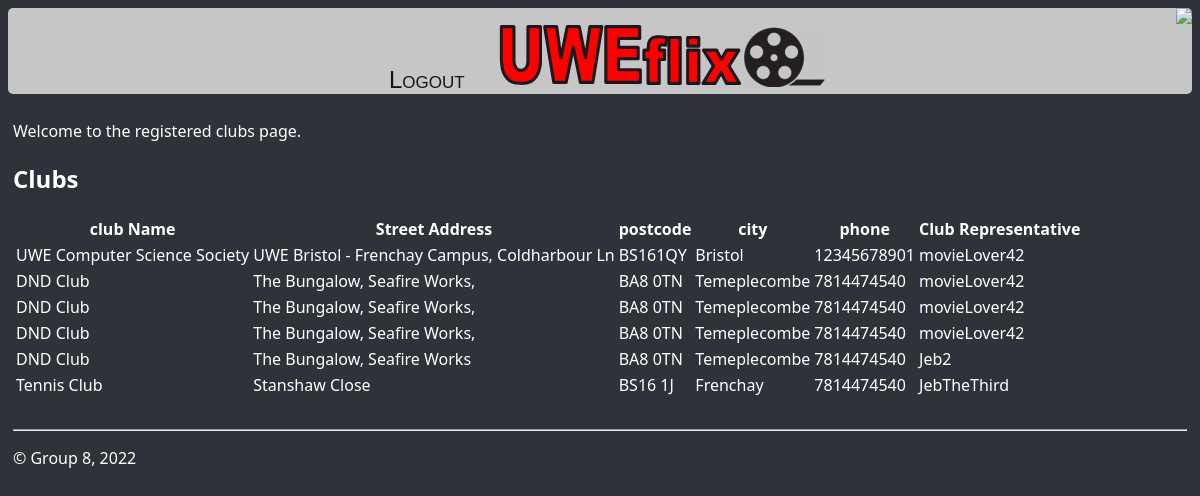
Page /clubs/ (signed in) on the committed database.
### uweflix/models.py (models this page shows, shortened)
class Club(models.Model):
    club_name = models.CharField(max_length=50)
    street_address = models.CharField(max_length=100)
    postcode = models.CharField(max_length=7)
    city = models.CharField(max_length=20)
    phone = models.IntegerField()
    landline = models.IntegerField(null=True, blank=True)
    account_id = models.ForeignKey(settings.AUTH_USER_MODEL, on_delete=models.CASCADE)
    token_id = models.ForeignKey(Token, on_delete=models.CASCADE, null=True, blank=True)

class Account(AbstractUser):
    is_cinema_admin = models.BooleanField(default=False)
    is_cinema_accounts = models.BooleanField(default=False)
    is_club = models.BooleanField(default=True)
    is_customer = models.BooleanField(default=True)

### uweflix/views.py (the view)
# urls.py: path("clubs/", views.displayGroups, name="Clubs"),
def displayGroups(request):
    allCustomers = Club.objects.all()
    return render(request, "uweflix/clubs.html", {"allClubs": allCustomers})

### uweflix/templates/uweflix/clubs.html (shortened to what this page needs)
{% extends "uweflix/layout.html" %}
{% block content %}
<p class="">Welcome to the registered clubs page.</p>
<h2>Clubs</h2>
<table>
    <tr>
      <th>club Name</th>
      <th>Street Address</th>
      <th>postcode</th>
      <th>city</th>
      <th>phone</th>
      <th>Club Representative</th>
    </tr>
    {% for clubs in allClubs %}
    <tr>
        <td>{{clubs.club_name}}</td>
        <td>{{clubs.street_address}}</td>
        <td>{{clubs.postcode}}</td>
        <td>{{clubs.city}}</td>
        <td>{{clubs.phone}}</td>
        <td>{{clubs.account_id}}</td>
    </tr>
    {% endfor %}
</table>
<br>
{% endblock %}

### uweflix/static/uweflix/site.css (style rules this page uses)
.body { background-color: #2F3238; color: white; }

### rows in the picture
Club: club_name "UWE Computer Science Society", street_address "UWE Bristol - Frenchay Campus, Coldharbour Ln", postcode "BS161QY", city "Bristol", phone "12345678901", account_id "movieLover42"
Club: club_name "DND Club", street_address "The Bungalow, Seafire Works,", postcode "BA8 0TN", city "Temeplecombe", phone "7814474540", account_id "movieLover42"
Club: club_name "DND Club", street_address "The Bungalow, Seafire Works,", postcode "BA8 0TN", city "Temeplecombe", phone "7814474540", account_id "movieLover42"
Club: club_name "DND Club", street_address "The Bungalow, Seafire Works,", postcode "BA8 0TN", city "Temeplecombe", phone "7814474540", account_id "movieLover42"
Club: club_name "DND Club", street_address "The Bungalow, Seafire Works", postcode "BA8 0TN", city "Temeplecombe", phone "7814474540", account_id "Jeb2"
Club: club_name "Tennis Club", street_address "Stanshaw Close", postcode "BS16 1J", city "Frenchay", phone "7814474540", account_id "JebTheThird"
